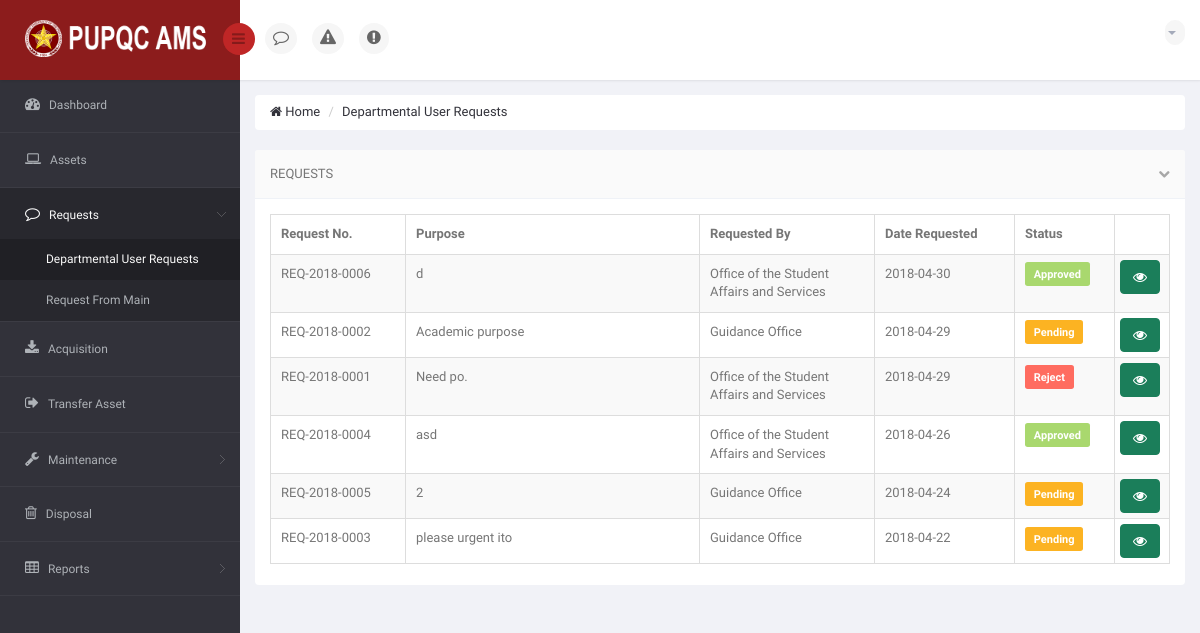
Page /DIR/PropertyOfficer/PODURequests.php (signed in) on the earlier database version.
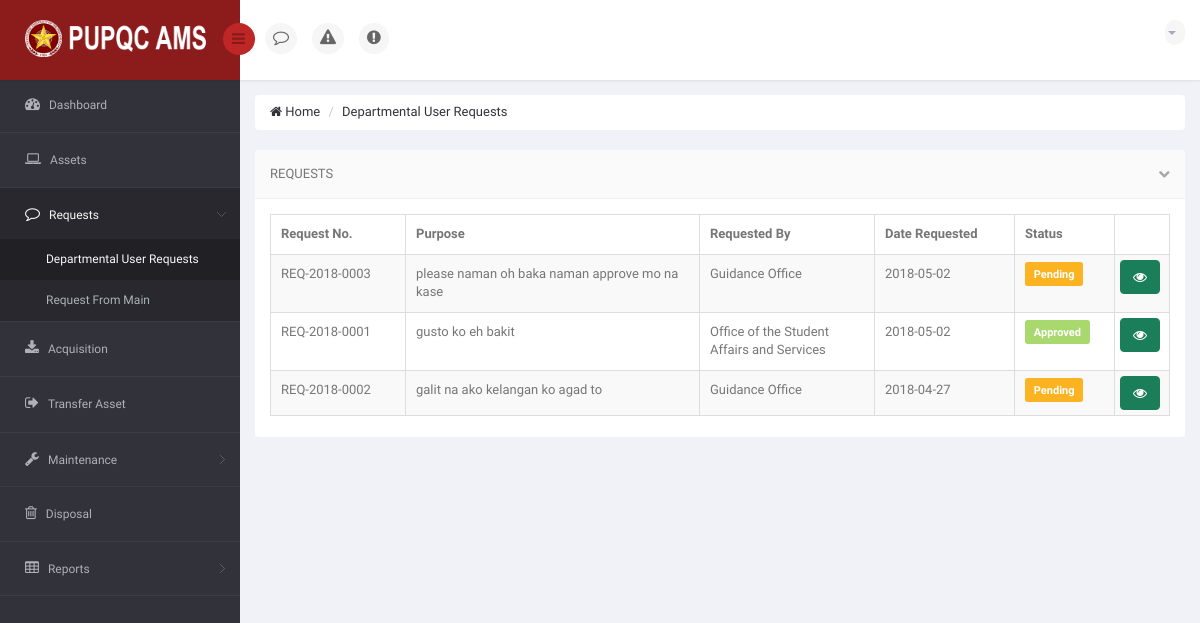
Same page on the later database version.
### tables this page shows
CREATE TABLE `ams_t_user_request_summary` (
  `URS_ID` int(11) NOT NULL,
  `URS_NO` varchar(15) NOT NULL,
  `URS_REQUEST_DATE` date NOT NULL,
  `URS_PURPOSE` varchar(350) NOT NULL,
  `URS_STATUS_TO_PO` varchar(25) NOT NULL DEFAULT 'Pending',
  `URS_APPROVED_DATE` date DEFAULT NULL,
  `URS_REJECT_DATE` date DEFAULT NULL,
  `URS_REMARKS` varchar(350) DEFAULT NULL,
  `URS_URGENT_DATE` date NOT NULL,
  `URS_URGENT_TYPE` varchar(25) NOT NULL,
  `URS_VIEW_BY_USER` int(11) NOT NULL DEFAULT '0',
  `URS_VIEW_BY_PO` int(11) NOT NULL DEFAULT '0',
  `URS_VIEW_BY_USER_MAIN` int(11) NOT NULL DEFAULT '0',
  `URS_VIEW_CLICKED` int(11) NOT NULL DEFAULT '0',
  `URS_VIEW_BY_PO_URGENT` int(11) NOT NULL DEFAULT '0',
  `URS_VIEW_CLICKED_URGENT` int(11) NOT NULL DEFAULT '0'
);

CREATE TABLE `ams_r_office` (
  `O_ID` int(11) NOT NULL,
  `O_CODE` varchar(50) NOT NULL,
  `O_NAME` varchar(120) NOT NULL,
  `C_ID` int(11) NOT NULL
);

### DIR/PropertyOfficer/PODURequests.php (the view, shortened to what the changed rows need)
<!DOCTYPE html>
<html lang="en">
<head>
    <link href="../../bs3/css/bootstrap.min.css" rel="stylesheet">
    <link href="../../css/bootstrap-reset.css" rel="stylesheet">
    <link href="../../font-awesome/css/font-awesome.css" rel="stylesheet" />
    <link href="../../js/advanced-datatable/css/demo_page.css" rel="stylesheet" />
    <link href="../../js/advanced-datatable/css/demo_table.css" rel="stylesheet" />
    <link rel="stylesheet" href="../../js/data-tables/DT_bootstrap.css" />
    <link href="../../css/style.css" rel="stylesheet">
    <link href="../../css/style-responsive.css" rel="stylesheet" />
    <link href="../../js/iCheck/skins/minimal/minimal.css" rel="stylesheet">
    <link href="../../js/iCheck/skins/minimal/red.css" rel="stylesheet">
    <link href="../../js/iCheck/skins/minimal/green.css" rel="stylesheet">
    <link href="../../js/iCheck/skins/minimal/blue.css" rel="stylesheet">
    <link href="../../js/iCheck/skins/minimal/yellow.css" rel="stylesheet">
    <link href="../../js/iCheck/skins/minimal/purple.css" rel="stylesheet">
    <link href="../../js/iCheck/skins/square/square.css" rel="stylesheet">
    <link href="../../js/iCheck/skins/square/red.css" rel="stylesheet">
    <link href="../../js/iCheck/skins/square/green.css" rel="stylesheet">
    <link href="../../js/iCheck/skins/square/blue.css" rel="stylesheet">
    <link href="../../js/iCheck/skins/square/yellow.css" rel="stylesheet">
    <link href="../../js/iCheck/skins/square/purple.css" rel="stylesheet">
    <link href="../../js/iCheck/skins/flat/grey.css" rel="stylesheet">
    <link href="../../js/iCheck/skins/flat/red.css" rel="stylesheet">
    <link href="../../js/iCheck/skins/flat/green.css" rel="stylesheet">
    <link href="../../js/iCheck/skins/flat/blue.css" rel="stylesheet">
    <link href="../../js/iCheck/skins/flat/yellow.css" rel="stylesheet">
    <link href="../../js/iCheck/skins/flat/purple.css" rel="stylesheet">
    <link rel="stylesheet" type="text/css" href="../../js/select2/select2.css" />
    <link rel="stylesheet" type="text/css" href="../../js/bootstrap-daterangepicker/daterangepicker-bs3.css" />
    <link rel="stylesheet" type="text/css" href="../../js/bootstrap-datetimepicker/css/datetimepicker.css" />
    <link rel="stylesheet" type="text/css" href="../../js/bootstrap-datepicker/css/datepicker.css" />
    <link href="../../js/plugins/sweetalert/sweetalert.css" type="text/css" rel="stylesheet" media="screen,projection">
</head>
<body>
<section id="container" >
                <?php
                    include('../Connection/db.php');
                  ?>
    <section id="main-content">
        <section class="wrapper">
            <div class="row">
                <div class="col-sm-12">
                    <section class="panel">
                        <div class="panel-body">
                            <div class="adv-table">
                                <table  class="display table table-bordered table-striped" id="dynamic-table">
                                    <thead>
                                        <tr>
                                            <th style="width: 135px;">Request No.</th>
                                            <th style="">Purpose</th>
                                            <th style="width: 175px;">Requested By</th>
                                            <th style="width: 140px;">Date Requested</th>
                                            <th style="width: 100px;">Status</th>
                                            <th style="width: 55px;"></th>
                                        </tr>
                                    </thead>
                                    <tbody>
                                        <?php
                                            $sql = "SELECT * FROM `ams_t_user_request_summary` AS URS INNER JOIN `ams_t_user_request` AS UR ON UR.URS_ID = URS.URS_ID INNER JOIN `ams_r_employee_profile` AS EP ON UR.EP_ID = EP.EP_ID INNER JOIN `ams_r_office` AS O ON EP.O_ID = O.O_ID GROUP BY URS.URS_ID ORDER BY URS.URS_REQUEST_DATE DESC, URS.URS_ID DESC";
                                            $result = mysqli_query($connection, $sql) or die("Bad Query: $sql");
                                            while($row = mysqli_fetch_assoc($result))
                                            {
                                              $id = $row['URS_ID'];
                                              $no = $row['URS_NO'];
                                              $date = $row['URS_REQUEST_DATE'];
                                              $purpose = $row['URS_PURPOSE'];
                                              $officename = $row['O_NAME'];
                                              $statuz = $row['URS_STATUS_TO_PO'];
                                        ?>
                                        <tr class="gradeX">
                                        <?php
                                            if ($statuz == 'Pending')
                                            {
                                        ?>
                                            <td> <?php echo $no; ?> </td>
                                            <td> <?php echo $purpose; ?> </td>
                                            <td> <?php echo $officename; ?> </td>
                                            <td> <?php echo $date; ?> </td>
                                            <td> <p class="label label-warning label-mini" style="font-size: 11px;"> <?php echo $statuz; ?> </p>
                                            </td>
                                            <td>
                                                <a href="POViewRequestFromDU.php?viewrequests=<?php echo $id; ?>" class="btn btn-success" style="margin: -5px;"><i class="fa fa-eye"></i></a>
                                            </td>
                                        <?php
                                            }
                                            elseif ($statuz == 'Approved')
                                            {
                                        ?>
                                            <td> <?php echo $no; ?> </td>
                                            <td> <?php echo $purpose; ?> </td>
                                            <td> <?php echo $officename; ?> </td>
                                            <td> <?php echo $date; ?> </td>
                                            <td> <p class="label label-success label-mini" style="font-size: 11px;"> <?php echo $statuz; ?> </p>
                                            </td>
                                            <td>
                                                <a href="POViewRequestToMain.php?reqmain=<?php echo $id; ?>" class="btn btn-success" style="margin: -5px;" ><i class="fa fa-eye"></i></a>
                                            </td>
                                        <?php
                                            }
                                            elseif ($statuz == 'Reject')
                                            {
                                        ?>
                                            <td> <?php echo $no; ?> </td>
                                            <td> <?php echo $purpose; ?> </td>
                                            <td> <?php echo $officename; ?> </td>
                                            <td> <?php echo $date; ?> </td>
                                            <td> <p class="label label-danger label-mini" style="font-size: 11px;"> <?php echo $statuz; ?> </p>
                                            </td>
                                            <td>
                                                <a href="POViewRejectedRequestByPO.php?reqnnumber=<?php echo $id; ?>" class="btn btn-success" style="margin: -5px;" ><i class="fa fa-eye"></i></a>
                                            </td>
                                            <?php
                                                }
                                            ?>
                                        </tr>
                                        <?php
                                            }
                                        ?>
                                    </tbody>
                                </table>
                            </div>
                        </div>
                    </section>
                </div>
            </div>
        </section>
    </section>
</section>
</body>
</html>

Differences in the rows shown:
removed ams_t_user_request_summary: URS_NO "REQ-2018-0006", URS_PURPOSE "d", ams_r_office.O_NAME "Office of the Student Affairs and Services", URS_REQUEST_DATE "2018-04-30", URS_STATUS_TO_PO "Approved"
removed ams_t_user_request_summary: URS_NO "REQ-2018-0004", URS_PURPOSE "asd", ams_r_office.O_NAME "Office of the Student Affairs and Services", URS_REQUEST_DATE "2018-04-26", URS_STATUS_TO_PO "Approved"
removed ams_t_user_request_summary: URS_NO "REQ-2018-0005", URS_PURPOSE "2", ams_r_office.O_NAME "Guidance Office", URS_REQUEST_DATE "2018-04-24", URS_STATUS_TO_PO "Pending"
changed ams_t_user_request_summary: URS_PURPOSE "please urgent ito" → "please naman oh baka naman approve mo na kase"; URS_REQUEST_DATE "2018-04-22" → "2018-05-02"; moves up the list
changed ams_t_user_request_summary "Office of the Student Affairs and Services": URS_PURPOSE "Need po." → "gusto ko eh bakit"; URS_REQUEST_DATE "2018-04-29" → "2018-05-02"; URS_STATUS_TO_PO "Reject" → "Approved"; moves down the list
changed ams_t_user_request_summary: URS_PURPOSE "Academic purpose" → "galit na ako kelangan ko agad to"; URS_REQUEST_DATE "2018-04-29" → "2018-04-27"
